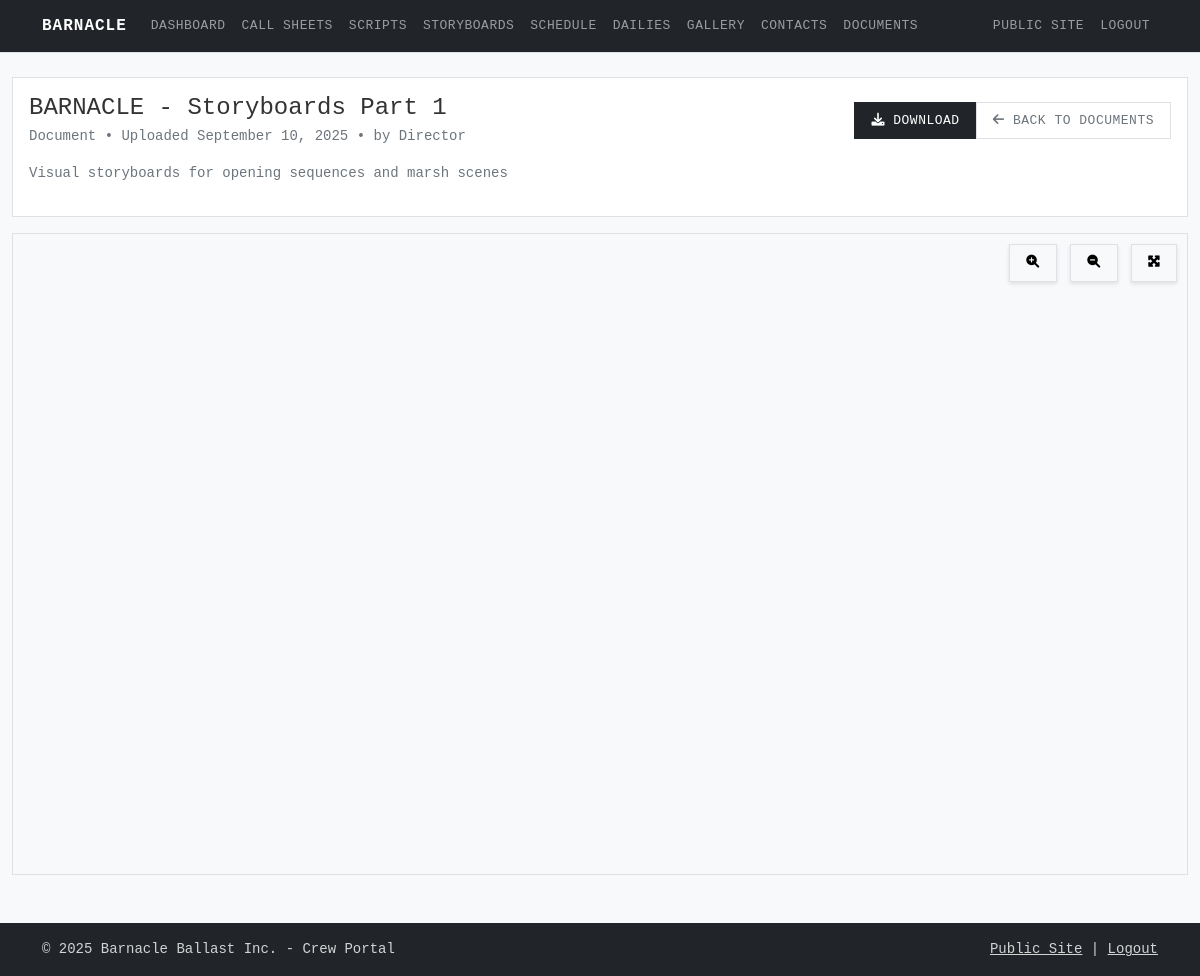
The app's page /view/4 (signed in), older data.
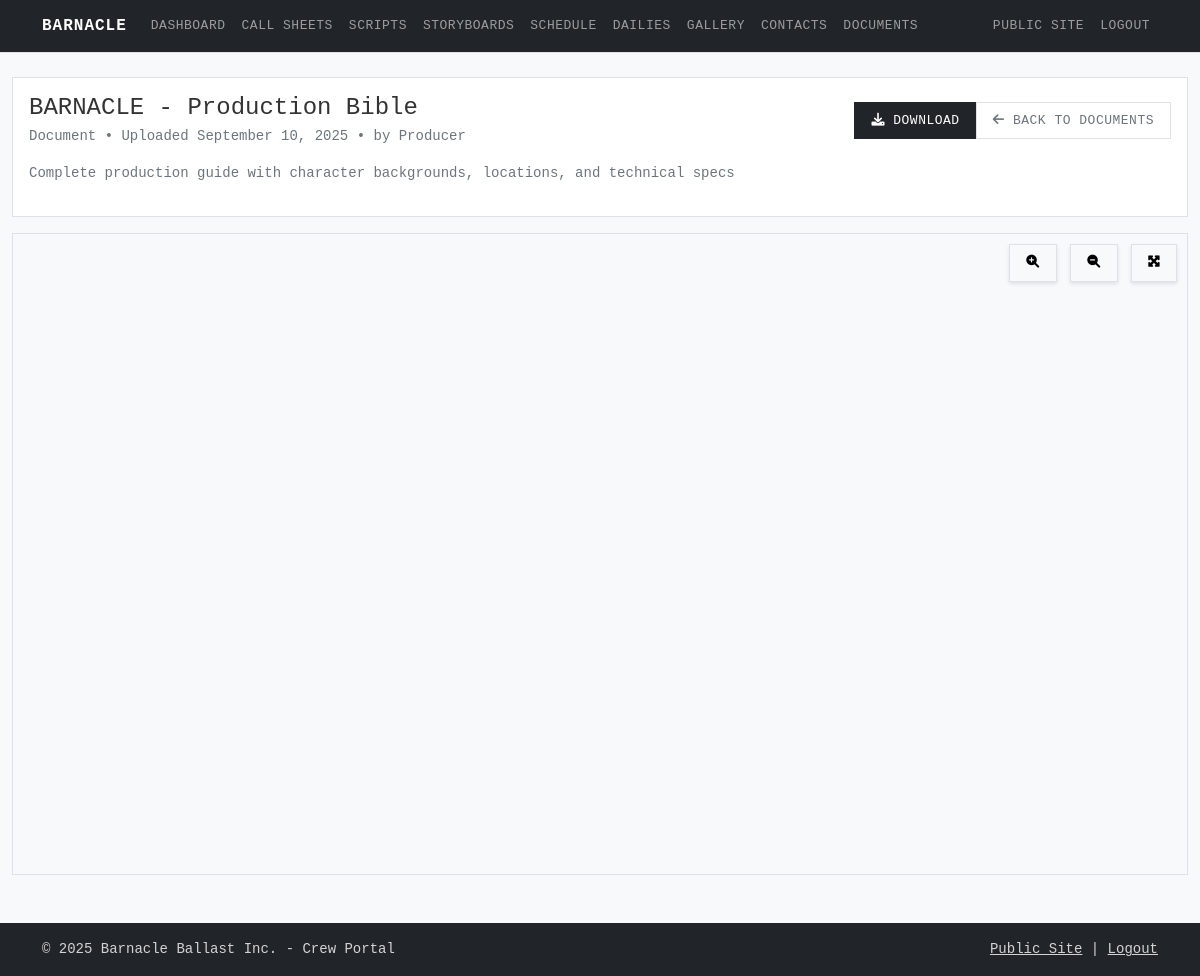
The same page, newer data.
### app.py (models this page shows, shortened)
class Document(db.Model):
    id = db.Column(db.Integer, primary_key=True)
    title = db.Column(db.String(200), nullable=False)
    filename = db.Column(db.String(200), nullable=False)
    filepath = db.Column(db.String(300), nullable=False)
    document_type = db.Column(db.String(50), nullable=False)  # script, sides, dailies, photo, document
    file_size = db.Column(db.Integer)
    mime_type = db.Column(db.String(100))
    description = db.Column(db.Text)
    created_at = db.Column(db.DateTime, default=datetime.utcnow)
    created_by = db.Column(db.String(100))

### app.py (the view)
@app.route('/view/<int:doc_id>')
def view_document(doc_id):
    if not session.get('crew_logged_in'):
        return redirect(url_for('crew_login'))
    document = Document.query.get_or_404(doc_id)
    return render_template('crew/document_viewer.html', document=document)

### templates/crew/document_viewer.html (shortened to what this page needs)
{% extends "crew/crew_base.html" %}
{% block content %}
<div class="container-fluid mt-4">
    <div class="row">
        <div class="col-12">
            <div class="card mb-3">
                <div class="card-body">
                    <div class="d-flex justify-content-between align-items-center">
                        <div>
                            <h4 class="mb-1">{{ document.title }}</h4>
                            <p class="text-muted mb-0">
                                {{ document.document_type.title() }} •
                                Uploaded {{ document.created_at.strftime('%B %d, %Y') }}
                                {% if document.created_by %} • by {{ document.created_by }}{% endif %}
                            </p>
                        </div>
                        <div class="btn-group">
                            <a href="{{ url_for('download_document', doc_id=document.id) }}"
                               class="btn btn-primary">
                                <i class="fas fa-download"></i> Download
                            </a>
                            <a href="{{ url_for('crew_documents') }}"
                               class="btn btn-outline-secondary">
                                <i class="fas fa-arrow-left"></i> Back to Documents
                            </a>
                        </div>
                    </div>
                    {% if document.description %}
                    <div class="mt-3">
                        <p class="text-muted">{{ document.description }}</p>
                    </div>
                    {% endif %}
                </div>
            </div>
            <div class="card">
                <div class="card-body p-0">
                    <div class="pdf-viewer-container" style="height: 80vh;">
                        <iframe
                            src="{{ url_for('static', filename=document.filepath) }}#toolbar=1&navpanes=1&scrollbar=1&view=FitH"
                            width="100%"
                            height="100%"
                            style="border: none;">
                            <p>Your browser does not support PDFs.
                               <a href="{{ url_for('download_document', doc_id=document.id) }}">Download the PDF</a>
                            </p>
                        </iframe>
                    </div>
                </div>
            </div>
        </div>
    </div>
</div>
{% endblock %}

Row changes from the older to the newer data that the page shows:
changed Document "Document": title "BARNACLE - Storyboards Part 1" → "BARNACLE - Production Bible"; created_by "Director" → "Producer"; description "Visual storyboards for opening sequences and marsh scenes" → "Complete production guide with character backgrounds, locations, and technical specs"
